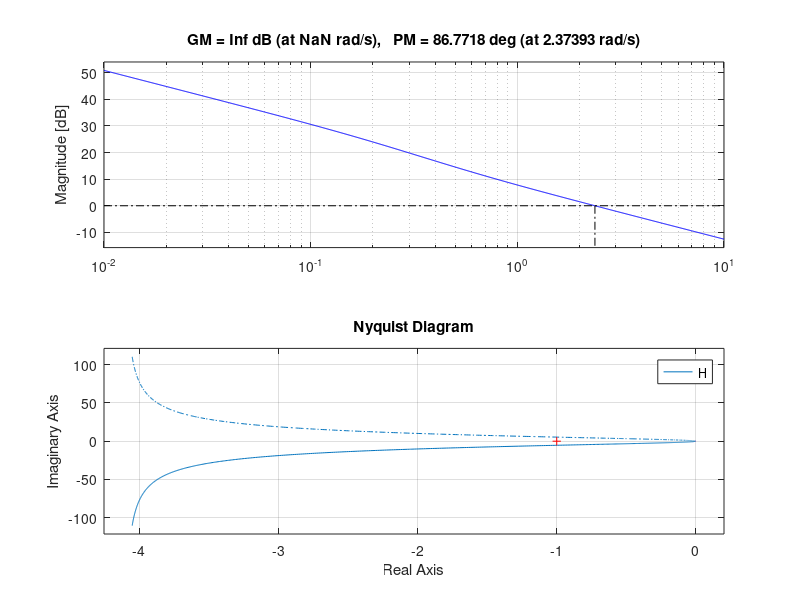
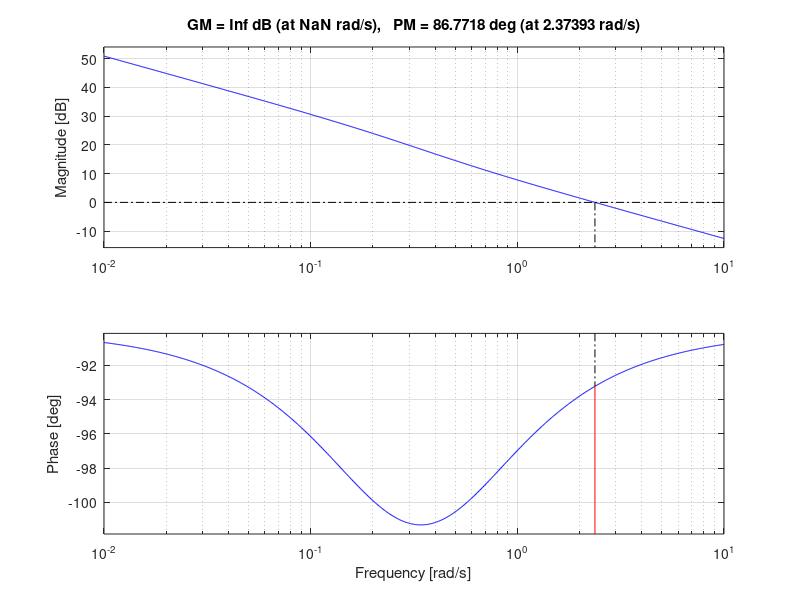

The MATLAB script that drew these images, in order:
Kp_y=0.24;
Kp_int_y=1;
Ti_y=10;
g=9.81;
C_x=0.28;

K1= tf ([Kp_y],[1])
K2= tf ([Kp_int_y],[Ti_y 0])
G= tf ([g],[1 C_x])

K=parallel (K1,K2)
K=minreal(K)
H=series (K,G)
H= minreal (H)

% T= H/(1+H)
% minreal (T)

[Gm,Pm,Wgm,Wpm] = margin(H)
margin(H)
T=feedback (H,1);
nyquist(H);

figure
margin (H)